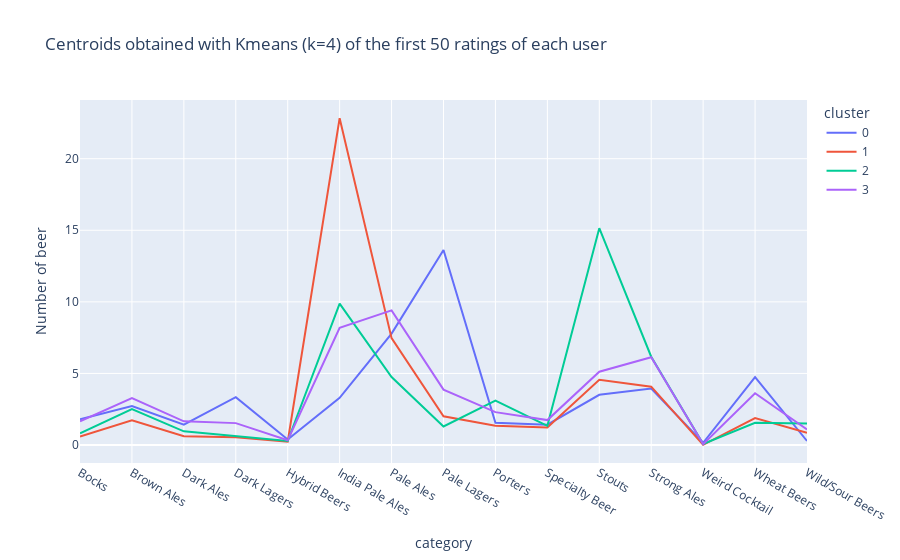

Here is the notebook cell this chart was saved with:
### Code cell
fig = px.line(df_cluster_beer, x="category", y="Number of beer", color="cluster", title="Centroids obtained with Kmeans (k=4) of the first 50 ratings of each user")
#fig = px.line(df_cluster_beer, x="style", y=1)
fig.show()
fig.write_html("centroid_first_4.html")

### Figure 1 — Plotly figure (JSON) as saved in the notebook; plotly's stock layout.template omitted (floating-point values rounded to 4 significant figures)
{"data": [{"hovertemplate": "cluster=0<br>category=%{x}<br>Number of beer=%{y}<extra></extra>", "legendgroup": "0", "line": {"color": "#636efa", "dash": "solid"}, "marker": {"symbol": "circle"}, "mode": "lines", "name": "0", "orientation": "v", "showlegend": true, "type": "scatter", "x": ["Bocks", "Brown Ales", "Dark Ales", "Dark Lagers", "Hybrid Beers", "India Pale Ales", "Pale Ales", "Pale Lagers", "Porters", "Specialty Beer", "Stouts", "Strong Ales", "Weird Cocktail", "Wheat Beers", "Wild/Sour Beers"], "xaxis": "x", "y": [1.794, 2.723, 1.426, 3.348, 0.383, 3.298, 7.78, 13.62, 1.56, 1.418, 3.511, 3.95, 0.156, 4.745, 0.2837], "yaxis": "y"}, {"hovertemplate": "cluster=1<br>category=%{x}<br>Number of beer=%{y}<extra></extra>", "legendgroup": "1", "line": {"color": "#EF553B", "dash": "solid"}, "marker": {"symbol": "circle"}, "mode": "lines", "name": "1", "orientation": "v", "showlegend": true, "type": "scatter", "x": ["Bocks", "Brown Ales", "Dark Ales", "Dark Lagers", "Hybrid Beers", "India Pale Ales", "Pale Ales", "Pale Lagers", "Porters", "Specialty Beer", "Stouts", "Strong Ales", "Weird Cocktail", "Wheat Beers", "Wild/Sour Beers"], "xaxis": "x", "y": [0.5983, 1.732, 0.6151, 0.5481, 0.2343, 22.83, 7.469, 2.013, 1.351, 1.222, 4.556, 4.075, 0.01255, 1.879, 0.8619], "yaxis": "y"}, {"hovertemplate": "cluster=2<br>category=%{x}<br>Number of beer=%{y}<extra></extra>", "legendgroup": "2", "line": {"color": "#00cc96", "dash": "solid"}, "marker": {"symbol": "circle"}, "mode": "lines", "name": "2", "orientation": "v", "showlegend": true, "type": "scatter", "x": ["Bocks", "Brown Ales", "Dark Ales", "Dark Lagers", "Hybrid Beers", "India Pale Ales", "Pale Ales", "Pale Lagers", "Porters", "Specialty Beer", "Stouts", "Strong Ales", "Weird Cocktail", "Wheat Beers", "Wild/Sour Beers"], "xaxis": "x", "y": [0.8163, 2.505, 0.9592, 0.6327, 0.2806, 9.872, 4.75, 1.296, 3.097, 1.342, 15.15, 6.168, 0.07653, 1.551, 1.505], "yaxis": "y"}, {"hovertemplate": "cluster=3<br>category=%{x}<br>Number of beer=%{y}<extra></extra>", "legendgroup": "3", "line": {"color": "#ab63fa", "dash": "solid"}, "marker": {"symbol": "circle"}, "mode": "lines", "name": "3", "orientation": "v", "showlegend": true, "type": "scatter", "x": ["Bocks", "Brown Ales", "Dark Ales", "Dark Lagers", "Hybrid Beers", "India Pale Ales", "Pale Ales", "Pale Lagers", "Porters", "Specialty Beer", "Stouts", "Strong Ales", "Weird Cocktail", "Wheat Beers", "Wild/Sour Beers"], "xaxis": "x", "y": [1.66, 3.282, 1.655, 1.53, 0.3376, 8.193, 9.409, 3.868, 2.297, 1.744, 5.119, 6.132, 0.06345, 3.619, 1.091], "yaxis": "y"}], "layout": {"legend": {"title": {"text": "cluster"}, "tracegroupgap": 0}, "title": {"text": "Centroids obtained with Kmeans (k=4) of the first 50 ratings of each user"}, "xaxis": {"anchor": "y", "domain": [0, 1], "title": {"text": "category"}}, "yaxis": {"anchor": "x", "domain": [0, 1], "title": {"text": "Number of beer"}}}}
